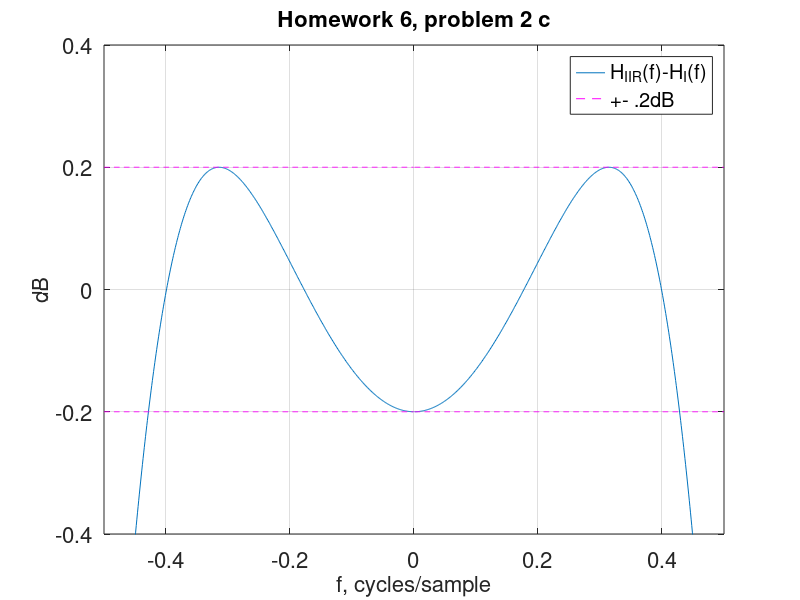
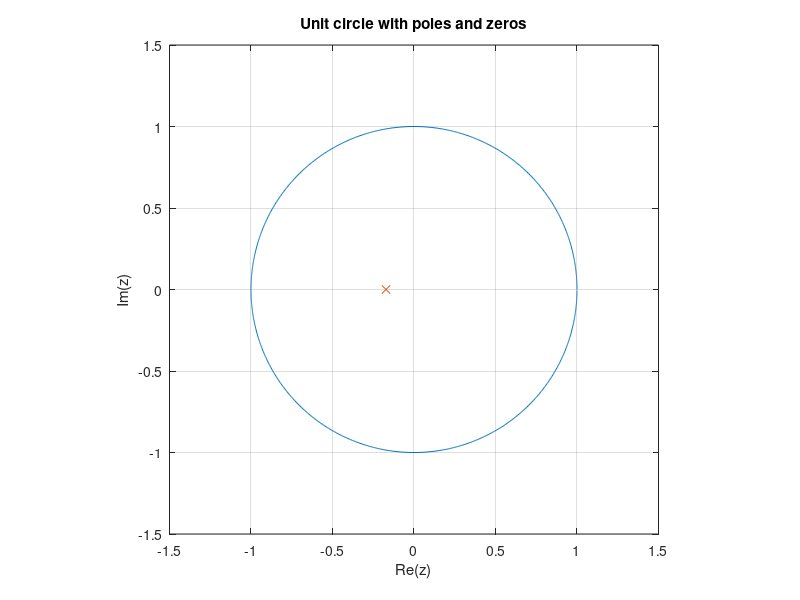
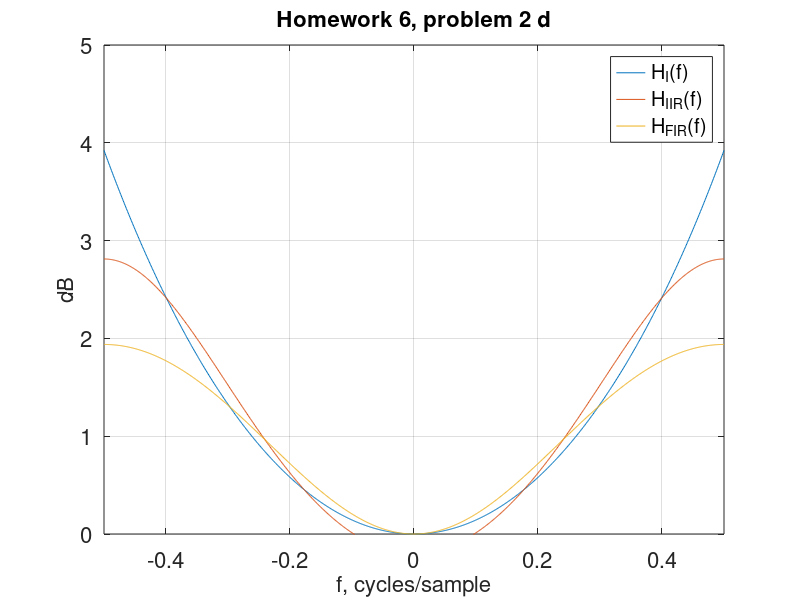

These charts were generated, in order, by the following MATLAB code:
% Author: Spencer Goulette
% ECE 486 - HW #6 Problem 2
% March 13th, 2019

clear variables
%% Part C

% Constants
bo = 1.1450039;
a1 = (bo - 10^(-.2/20))/10^(-.2/20);

% Gains
f = linspace(-0.5,0.5,1001);
hiir = 20.*log10(abs(bo .* exp(1j .* 2 .* pi .* f) ./ (exp(1j .* 2 .* pi .* f) + a1)));
hi = 20.*log10(abs(pi.*f./sin(pi.*f)));

% Difference of Gains in dB
diff = hiir - hi;

% +- .2dB
upper = 0.2.*f./f;
lower = -0.2.*f./f;

% Plot gain difference
Fig1 = figure('Position', [200, 75, 850, 600]); % set figure size and location
plot(f,diff); % plot
hold on;
plot(f,upper,'m--');
plot(f,lower,'m--');
grid on; % grid
axis([-0.5 0.5 -.4 .4]);
set(gca, 'fontsize', 16); % increase font size
xlabel('f, cycles/sample', 'fontsize', 16); % x label
ylabel('dB', 'fontsize', 16); % y label
title('Homework 6, problem 2 c', 'fontsize', 16); % title
legend('H_{IIR}(f)-H_{I}(f)','+- .2dB');

% Z for unit circle
N = 1024;
w = 2*pi*[0:N-1]/N;
z = exp(j*w);
minz = -50; 
maxz = 50;

% Poles for the IIR filter
iir_poles = [-1*(bo - 10^(-.2/20))/10^(-.2/20)];

iir_zeros = [];

% plot pole zero diagram
Fig2 = figure('Position', [200, 75, 850, 600]); % set figure size and location
clf;
plot(z); % plots unit circle
hold on
plot(real(iir_poles), imag(iir_poles), 'x'); % plots poles on the unit circle
plot(real(iir_zeros), imag(iir_zeros), 'o'); % plots zeros on the unit circle
axis square
axis([-1.5 1.5 -1.5 1.5]);
grid
xlabel('Re(z)');
ylabel('Im(z)');
title('Unit circle with poles and zeros');

%% Part D

% FIR equation
hfir = 20.*log10(abs((9./8 - 1./8.*cos(2.*pi.*f)).*exp(-1i.*2.*pi.*f)));

% Plot all gains
Fig3 = figure('Position', [200, 75, 850, 600]); % set figure size and location
plot(f,hi); % plot
hold on;
plot(f,hiir);
plot(f,hfir);
grid on; % grid
axis([-0.5 0.5 0 5]);
set(gca, 'fontsize', 16); % increase font size
xlabel('f, cycles/sample', 'fontsize', 16); % x label
ylabel('dB', 'fontsize', 16); % y label
title('Homework 6, problem 2 d', 'fontsize', 16); % title
legend('H_{I}(f)','H_{IIR}(f)','H_{FIR}(f)');
